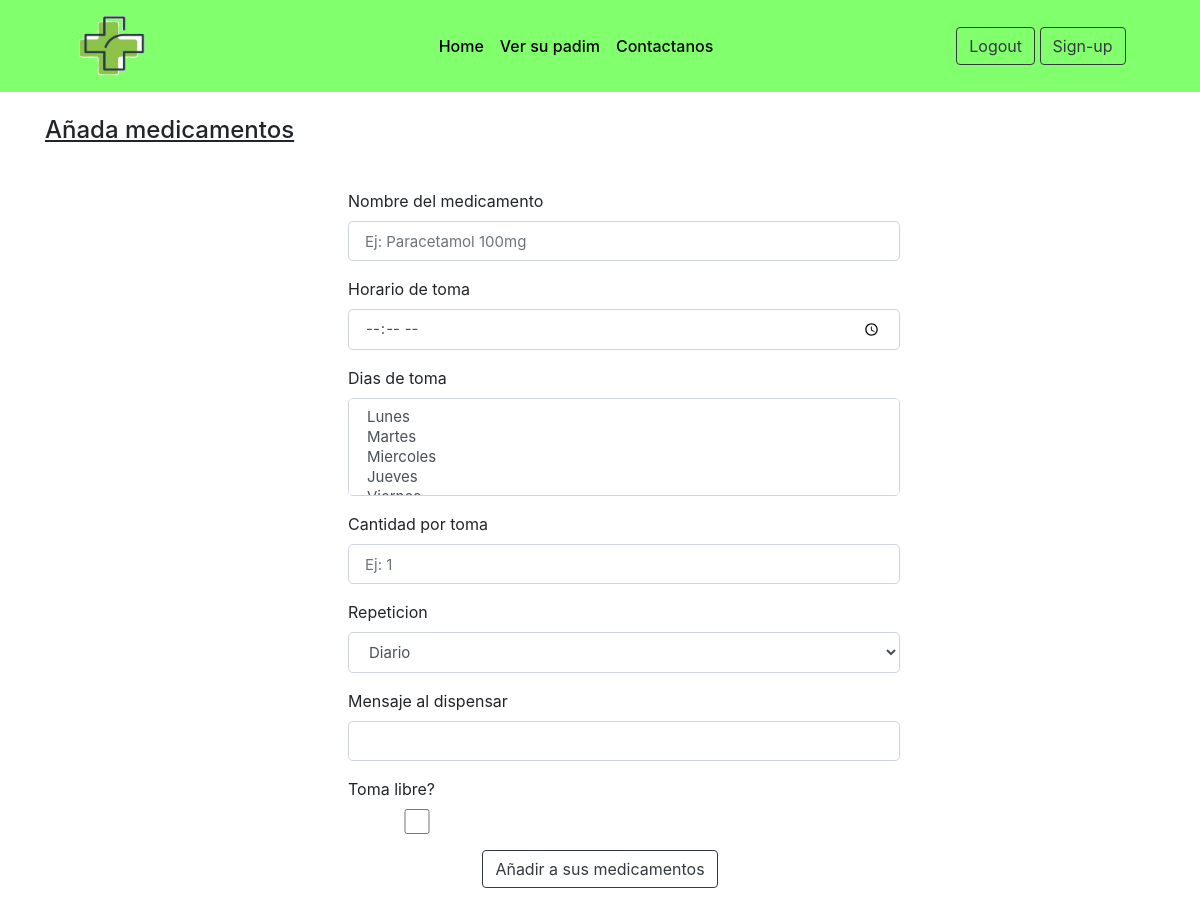
Page /añadirmedicamento/2 (signed in) on the earlier database version.
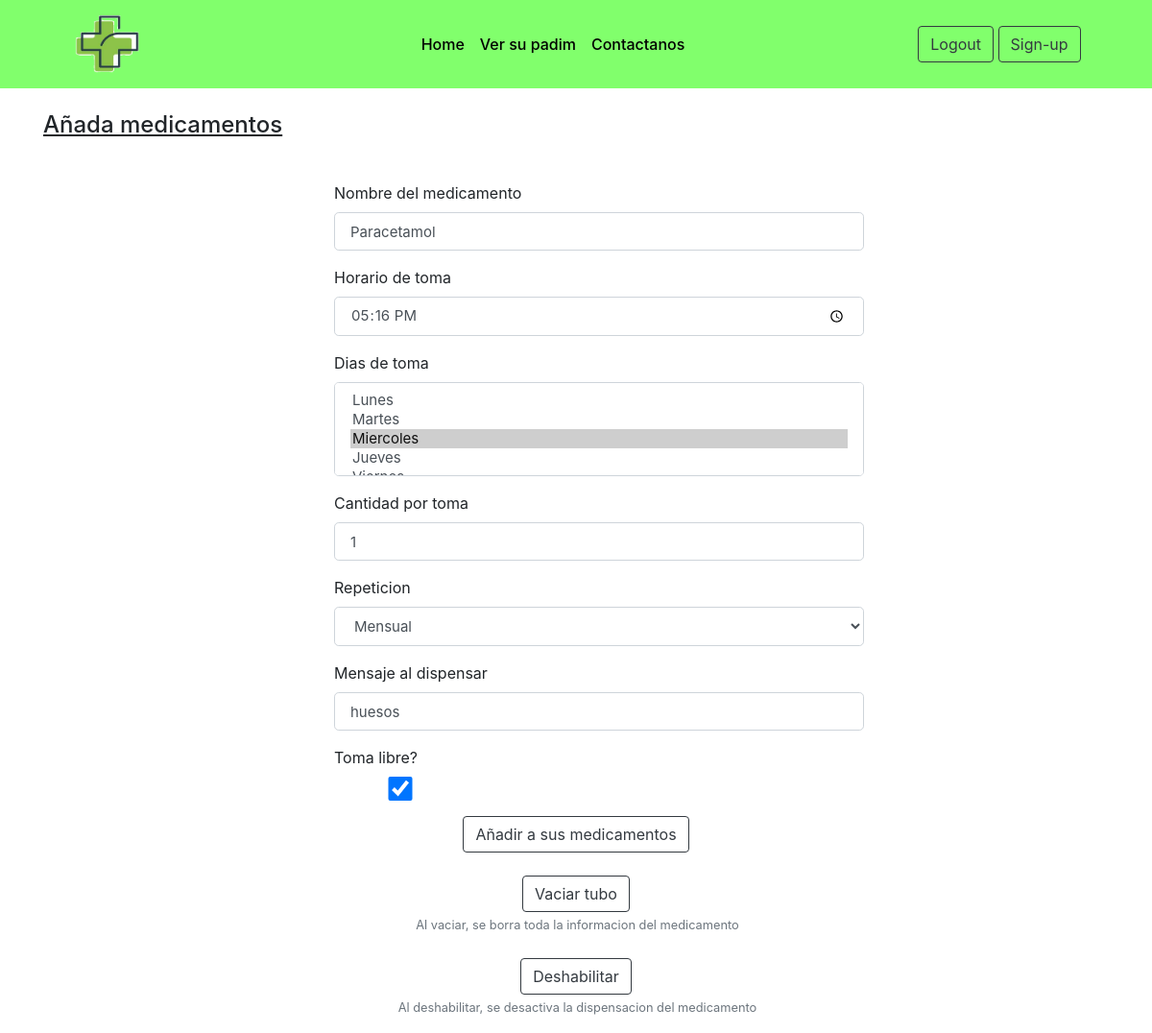
Same page on the later database version.
### tables this page shows
CREATE TABLE "padim_tubos" (
	"id_padim"	INTEGER NOT NULL,
	"id_tubo"	INTEGER NOT NULL,
	"nombre"	TEXT,
	"cantidad_dispensar"	INTEGER,
	"horario"	TEXT,
	"dias"	TEXT,
	"repeticion"	TEXT,
	"toma_libre"	INTEGER,
	"mensaje"	TEXT,
	"cantidad_disponible"	INTEGER,
	"carga"	INTEGER NOT NULL DEFAULT 0,
	"hab_dispensar"	INTEGER NOT NULL DEFAULT 1,
	"id_padim_tubo"	INTEGER NOT NULL UNIQUE,
	"tiempo"	TEXT,
	"vaciar"	INTEGER NOT NULL DEFAULT 0,
	PRIMARY KEY("id_padim_tubo" AUTOINCREMENT),
	FOREIGN KEY("id_padim") REFERENCES "usuarios"("id_padim")
);

### main.py (the view, shortened to what this page needs)
@app.route("/añadirmedicamento/<tubo>", methods=['POST', 'GET'])
def añadir_medicamento(tubo):
    if logueado():
        id_padim = session["padim"]
    else:
        flash("Por favor, inicia secion para añadir medicamentos", "info")
        return redirect(url_for('login'))
    añadir_form = Añadir_medicamento()
    vaciar_form = Vaciar_tubo()
    deshabilitar_form = Deshabilitar_tubo()
    habilitar_form = Habilitar_tubo()
    conn = sqlite3.connect('PADIM.db')
    consulta_medicamento = conn.execute(f"SELECT * FROM padim_tubos WHERE id_padim = { id_padim } AND id_tubo = { tubo }")
    medicamento_tubo = consulta_medicamento.fetchall()
    medicamento = medicamento_tubo[0]
    if medicamento[2]:
        añadir_form.repeticion.default = medicamento[6]
        dias_f = str(medicamento[5])
        dias_f.replace(",","")
        dias = []
        for letra in dias_f:
            dias.append(letra)
        añadir_form.dia.default = dias
        añadir_form.process()
    return render_template("AñadirMedicamentos.html",padim=id_padim ,añadir_form=añadir_form, vaciar_form=vaciar_form, habilitar_form=habilitar_form, deshabilitar_form=deshabilitar_form, title="añadir medicamento", medicamento = medicamento_tubo[0])

### forms.py
class Vaciar_tubo(FlaskForm):
    submit1 = SubmitField('Vaciar tubo')

### main.py (called while the page is built)
def logueado():
    if "padim" in session:
        return True
    else:
        return False

### templates/AñadirMedicamentos.html (shortened to what the changed rows need)
{% extends "Template.html" %}
{% block contenido %}
<div class="content-section">
    <form method="POST" action="">
        <fieldset class="pl-5 form-group mt-4">
            <div class="form-group">
                {{ añadir_form.nombre.label(class="form-control-label") }}
                {% if añadir_form.nombre.errors %}
                    {{añadir_form.nombre(class="form-control formcontrol-lg is-invalid") }}
                    <div class="invalid-feedback">
                        {% for error in añadir_form.nombre.errors %}
                        <span> {{ error }}</span>
                        {% endfor %}
                    </div>
                {% else %}
                    {% if medicamento[2] != None %}
                        {{ añadir_form.nombre(class="form-control form-control-lg", value = medicamento[2]) }}
                    {% else %}
                        {{ añadir_form.nombre(class="form-control form-control-lg") }}
                    {% endif %}
                {% endif %}
            </div>
            <div class="form-group">
                {{ añadir_form.horario.label(class="form-control-label") }}
                {% if añadir_form.horario.errors %}
                    {{añadir_form.horario(class="form-control formcontrol-lg is-invalid") }}
                    <div class="invalid-feedback">
                        {% for error in añadir_form.horario.errors %}
                            <span> {{ error }}</span>
                        {% endfor %}
                    </div>
                {% else %}
                    {% if medicamento[2] != None %}
                        {{ añadir_form.horario(class="form-control form-control-lg", value = medicamento[4]) }}
                    {% else %}
                        {{ añadir_form.horario(class="form-control form-control-lg") }}
                    {% endif %}
                {% endif %}
            </div>
            <div class="form-group">
                {{ añadir_form.dia.label(class="form-control-label") }}
                {% if añadir_form.dia.errors %}
                    {{añadir_form.dia(class="form-control formcontrol-lg is-invalid") }}
                    <div class="invalid-feedback">
                        {% for error in form.dia.errors %}
                            <span> {{ error }}</span>
                        {% endfor %}
                    </div>
                {% else %}
                    {{ añadir_form.dia(class="form-control form-control-lg selectpicker dropdown", title="Que dias se debe repetir") }}
                {% endif %}
            </div>
            <div class="form-group">
                {{ añadir_form.cantidad.label(class="form-control-label") }}
                {% if añadir_form.cantidad.errors %}
                    {{añadir_form.cantidad(class="form-control formcontrol-lg is-invalid") }}
                    <div class="invalid-feedback">
                        {% for error in form.cantidad.errors %}
                            <span> {{ error }}</span>
                        {% endfor %}
                    </div>
                {% else %}
                    {% if medicamento[2] != None %}
                        {{ añadir_form.cantidad(class="form-control form-control-lg", value=medicamento[3]) }}
                    {% else %}
                        {{ añadir_form.cantidad(class="form-control form-control-lg") }}
                    {% endif %}
                {% endif %}
            </div>
            <div class="form-group">
                {{ añadir_form.repeticion.label(class="form-control-label") }}
                {% if añadir_form.repeticion.errors %}
                    {{añadir_form.repeticion(class="form-control formcontrol-lg is-invalid") }}
                    <div class="invalid-feedback">
                        {% for error in añadir_form.repeticion.errors %}
                            <span> {{ error }}</span>
                        {% endfor %}
                    </div>
                {% else %}
                        {{ añadir_form.repeticion(class="form-control form-control-lg selectpicker", title="Cada cuanto se debe repetir") }}
                {% endif %}
            </div>
            <div class="form-group">
                {{ añadir_form.mensaje.label(class="form-control-label") }}
                {% if añadir_form.mensaje.errors %}
                    {{añadir_form.mensaje(class="form-control formcontrol-lg is-invalid") }}
                    <div class="invalid-feedback">
                        {% for error in añadir_form.mensaje.errors %}
                            <span> {{ error }}</span>
                        {% endfor %}
                    </div>
                {% else %}
                    {% if medicamento[2] != None %}
                        {{ añadir_form.mensaje(class="form-control form-control-lg añadir-medicamento", value=medicamento[8]) }}
                    {% else %}
                        {{ añadir_form.mensaje(class="form-control form-control-lg añadir-medicamento") }}
                    {% endif %}
                {% endif %}
            </div>
            {{ añadir_form.toma_libre.label(class="form-control-label") }}
            {% if medicamento[2] != None %}
                {% if medicamento[7] == 1 %}
                    {{ añadir_form.toma_libre(class="form-control form-control-lg", checked=true) }}
                {% else %}
                    {{ añadir_form.toma_libre(class="form-control form-control-lg") }}
                {% endif %}
            {% else %}
                {{ añadir_form.toma_libre(class="form-control form-control-lg") }}
            {% endif %}
        </fieldset>
        <div class="form-group text-center">
            {% if medicamento[2] != None %}
                <div class="pt-4">
                    {{vaciar_form.submit1(class="btn btn-outline-dark")}}
                </div>
                <div>
                    <small class="text-muted">
                        Al vaciar, se borra toda la informacion del medicamento
                    </small>
                </div>
                {% if medicamento[11] == 1 %}
                    <div class="pt-4">
                        {{deshabilitar_form.submit2(class="btn btn-outline-dark")}}
                    </div>
                    <div>
                        <small class="text-muted">
                            Al deshabilitar, se desactiva la dispensacion del medicamento
                        </small>
                    </div>
                {% endif %}
            {% endif %}
        </div>
    </form>
</div>
{% endblock contenido %}

Differences in the rows shown:
now on this page (row edited): padim_tubos: nombre "Paracetamol", horario "17:16", repeticion "Mensual", mensaje "huesos", toma_libre "☑"
changed padim_tubos: nombre empty → "Paracetamol" (drawn)
Other differences:
form field dia: "Lunes / Martes / Miercoles / Jueves" → "Lunes / Martes / Miercoles ☑ / Jueves"
form field cantidad: (not shown) → "1"
form field submit1: (not shown) → "Vaciar tubo"
form field submit2: (not shown) → "Deshabilitar"
form field repeticion: "Diario" → (not shown)
form field toma_libre: "☐" → (not shown)
text now shown: "Al vaciar, se borra toda la informacion del medicamento Al deshabilitar, se desactiva la dispensacion del medicamento"
